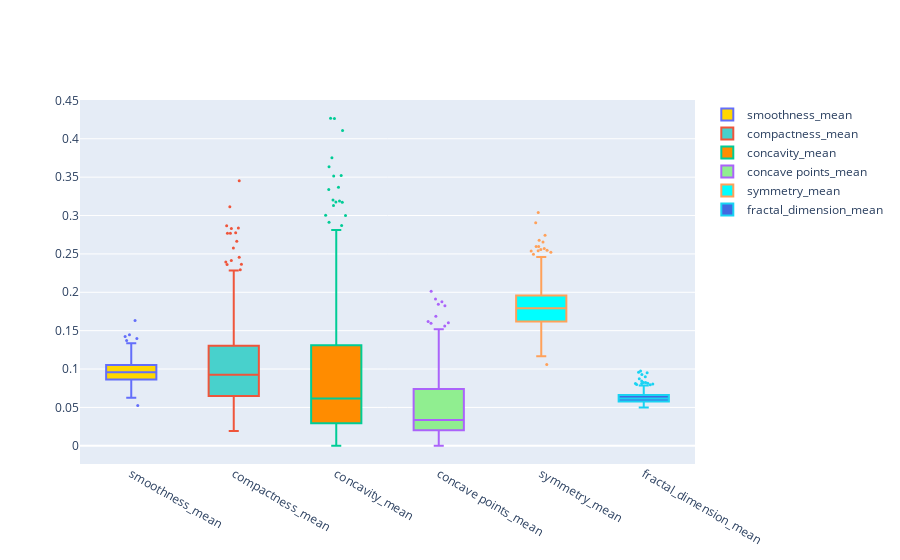

Notebook code cell kept with this figure:
### Code cell
names = df.columns[5:11]

values=[] 
for column in df.iloc[:,5:11].columns:
    li = df[column].tolist()
    values.append(li)
colors = ['gold', 'mediumturquoise', 'darkorange', 'lightgreen','cyan', 'royalblue']

fig = go.Figure()
for xd, yd, cls in zip(names, values, colors):
        fig.add_trace(go.Box(
            y=yd,
            name=xd,
            boxpoints='outliers',
            jitter=0.5,
            whiskerwidth=0.2,
            fillcolor=cls,
            marker_size=3,
            line_width=2)
        )
fig.show()

### Figure 1 — Plotly figure (JSON) as saved in the notebook; plotly's stock layout.template omitted (floating-point values rounded to 4 significant figures; data arrays with more than 128 entries replaced by an {"elided": "..."} marker saying what was removed)
{"data": [{"boxpoints": "outliers", "fillcolor": "gold", "jitter": 0.5, "line": {"width": 2}, "marker": {"size": 3}, "name": "smoothness_mean", "type": "box", "whiskerwidth": 0.2, "y": {"elided": "569 float values"}}, {"boxpoints": "outliers", "fillcolor": "mediumturquoise", "jitter": 0.5, "line": {"width": 2}, "marker": {"size": 3}, "name": "compactness_mean", "type": "box", "whiskerwidth": 0.2, "y": {"elided": "569 float values"}}, {"boxpoints": "outliers", "fillcolor": "darkorange", "jitter": 0.5, "line": {"width": 2}, "marker": {"size": 3}, "name": "concavity_mean", "type": "box", "whiskerwidth": 0.2, "y": {"elided": "569 float values"}}, {"boxpoints": "outliers", "fillcolor": "lightgreen", "jitter": 0.5, "line": {"width": 2}, "marker": {"size": 3}, "name": "concave points_mean", "type": "box", "whiskerwidth": 0.2, "y": {"elided": "569 float values"}}, {"boxpoints": "outliers", "fillcolor": "cyan", "jitter": 0.5, "line": {"width": 2}, "marker": {"size": 3}, "name": "symmetry_mean", "type": "box", "whiskerwidth": 0.2, "y": {"elided": "569 float values"}}, {"boxpoints": "outliers", "fillcolor": "royalblue", "jitter": 0.5, "line": {"width": 2}, "marker": {"size": 3}, "name": "fractal_dimension_mean", "type": "box", "whiskerwidth": 0.2, "y": {"elided": "569 float values"}}], "layout": {}}
